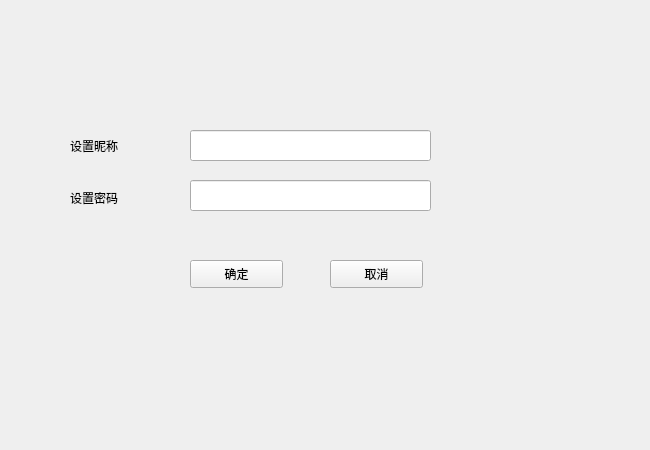
<?xml version="1.0" encoding="UTF-8"?>
<ui version="4.0">
 <class>Singin</class>
 <widget class="QWidget" name="Singin">
  <property name="geometry">
   <rect>
    <x>0</x>
    <y>0</y>
    <width>650</width>
    <height>450</height>
   </rect>
  </property>
  <property name="minimumSize">
   <size>
    <width>650</width>
    <height>450</height>
   </size>
  </property>
  <property name="maximumSize">
   <size>
    <width>650</width>
    <height>450</height>
   </size>
  </property>
  <property name="windowTitle">
   <string>Form</string>
  </property>
  <widget class="QLineEdit" name="lineEdit_setPwd">
   <property name="geometry">
    <rect>
     <x>190</x>
     <y>180</y>
     <width>241</width>
     <height>31</height>
    </rect>
   </property>
  </widget>
  <widget class="QLabel" name="label_2">
   <property name="geometry">
    <rect>
     <x>70</x>
     <y>190</y>
     <width>72</width>
     <height>15</height>
    </rect>
   </property>
   <property name="text">
    <string>设置密码</string>
   </property>
  </widget>
  <widget class="QPushButton" name="pushButton_config">
   <property name="geometry">
    <rect>
     <x>190</x>
     <y>260</y>
     <width>93</width>
     <height>28</height>
    </rect>
   </property>
   <property name="text">
    <string>确定</string>
   </property>
  </widget>
  <widget class="QPushButton" name="pushButton_cancel">
   <property name="geometry">
    <rect>
     <x>330</x>
     <y>260</y>
     <width>93</width>
     <height>28</height>
    </rect>
   </property>
   <property name="text">
    <string>取消</string>
   </property>
  </widget>
  <widget class="QLineEdit" name="lineEdit_Name">
   <property name="geometry">
    <rect>
     <x>190</x>
     <y>130</y>
     <width>241</width>
     <height>31</height>
    </rect>
   </property>
  </widget>
  <widget class="QLabel" name="label">
   <property name="geometry">
    <rect>
     <x>70</x>
     <y>130</y>
     <width>91</width>
     <height>31</height>
    </rect>
   </property>
   <property name="text">
    <string>设置昵称</string>
   </property>
  </widget>
 </widget>
 <resources/>
 <connections/>
</ui>
